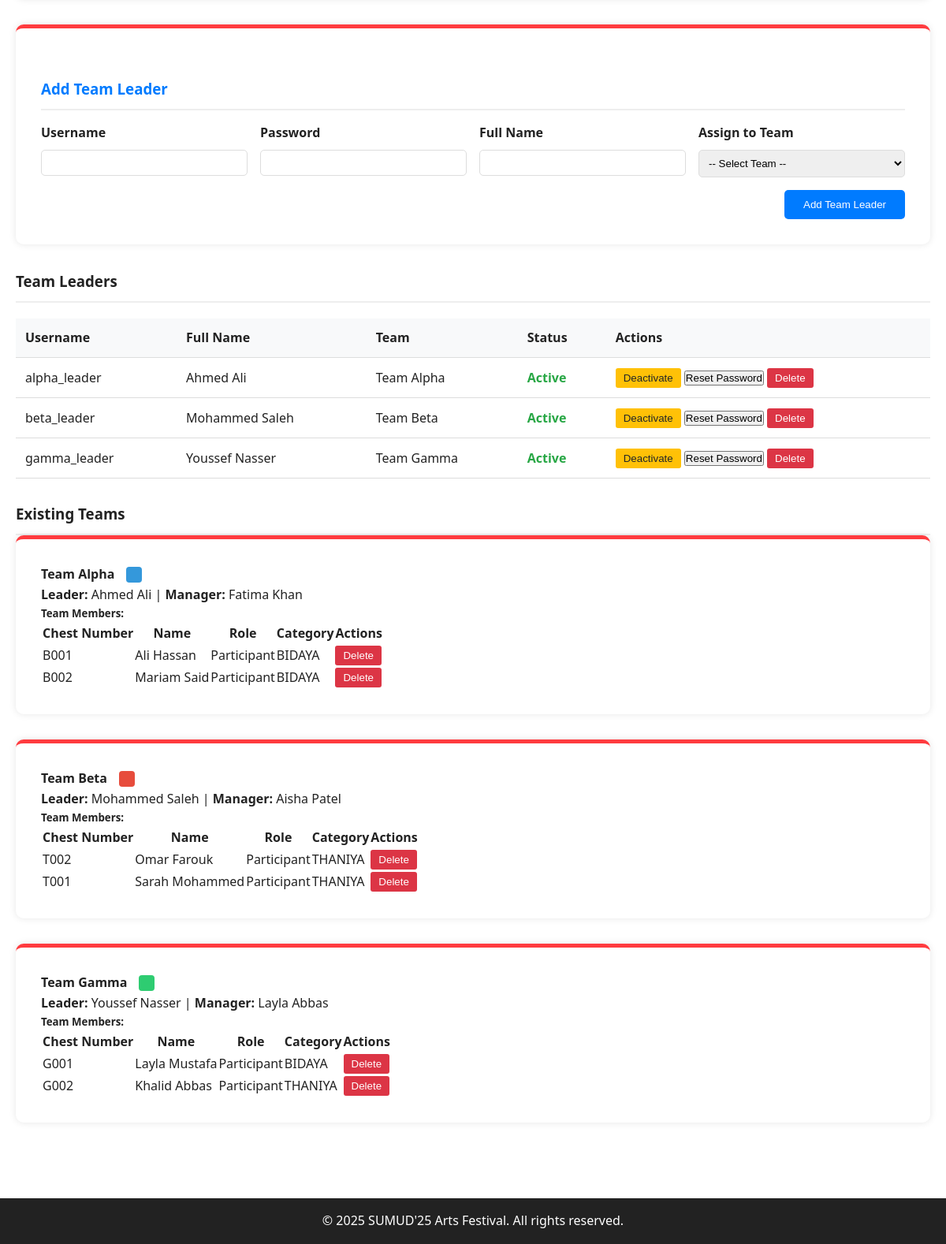
Before: /admin/teams.php (signed in, lower part) with the older database file.
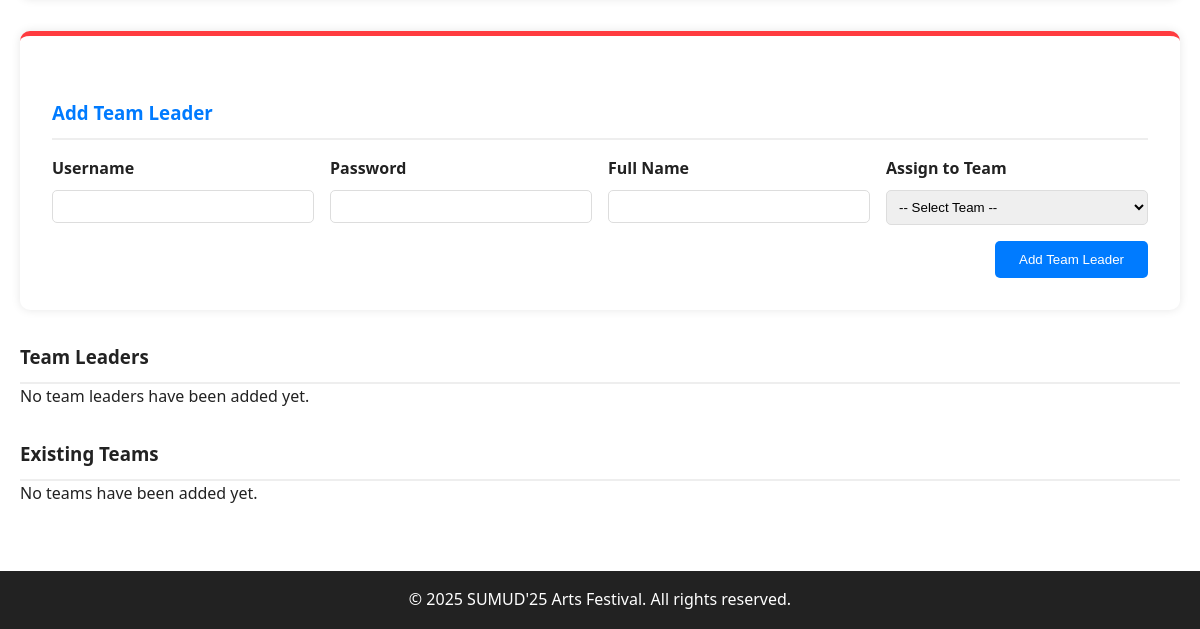
After: the same page with the newer database file.
### tables this page shows
CREATE TABLE IF NOT EXISTS team_leaders (
    id INT AUTO_INCREMENT PRIMARY KEY,
    username VARCHAR(50) UNIQUE NOT NULL,
    password_hash VARCHAR(255) NOT NULL,
    full_name VARCHAR(100),
    team_id INT,
    is_active BOOLEAN DEFAULT TRUE,
    photo_path VARCHAR(255),
    created_at TIMESTAMP DEFAULT CURRENT_TIMESTAMP,
    FOREIGN KEY (team_id) REFERENCES teams(id) ON DELETE SET NULL
);

CREATE TABLE IF NOT EXISTS teams (
    id INT AUTO_INCREMENT PRIMARY KEY,
    name VARCHAR(100) NOT NULL,
    category ENUM('BIDAYA', 'THANIYA') NOT NULL,
    teacher_name VARCHAR(100),
    contact_number VARCHAR(20),
    email VARCHAR(100),
    created_at TIMESTAMP DEFAULT CURRENT_TIMESTAMP
);

### admin/teams.php (the view, shortened to what the changed rows need)
<?php
include '../includes/config.php';
$stmt = $pdo->query("SELECT * FROM teams ORDER BY name");
$teams = $stmt->fetchAll();
$team_members = [];
foreach ($teams as $team) {
    $stmt = $pdo->prepare("SELECT * FROM team_members WHERE team_id = ? ORDER BY category, name");
    $stmt->execute([$team['id']]);
    $team_members[$team['id']] = $stmt->fetchAll();
}
$stmt = $pdo->query("SELECT tl.*, t.name as team_name FROM team_leaders tl LEFT JOIN teams t ON tl.team_id = t.id ORDER BY tl.team_id");
$team_leaders = $stmt->fetchAll();
?>
<!DOCTYPE html>
<html lang="en">
<head>
    <link rel="stylesheet" href="../css/styles.css">
</head>
<body>
    <main>
        <div class="container">
            <section>
                <h3 class="section-title">Team Leaders</h3>
                <?php if (count($team_leaders) > 0): ?>
                <table class="team-leaders-table">
                    <thead>
                        <tr>
                            <th>Username</th>
                            <th>Full Name</th>
                            <th>Team</th>
                            <th>Status</th>
                            <th>Actions</th>
                        </tr>
                    </thead>
                    <tbody>
                        <?php foreach ($team_leaders as $leader): ?>
                        <tr>
                            <td><?php echo htmlspecialchars($leader['username']); ?></td>
                            <td><?php echo htmlspecialchars($leader['full_name']); ?></td>
                            <td><?php echo htmlspecialchars($leader['team_name'] ?? 'Unassigned'); ?></td>
                            <td>
                                <span class="<?php echo $leader['is_active'] ? 'status-active' : 'status-inactive'; ?>">
                                    <?php echo $leader['is_active'] ? 'Active' : 'Inactive'; ?>
                                </span>
                            </td>
                            <td>
                                <form method="POST" style="display: inline;">
                                    <?php if ($leader['is_active']): ?>
                                        <button type="submit" class="deactivate-btn" onclick="return confirm('Are you sure you want to deactivate this team leader?')">Deactivate</button>
                                    <?php else: ?>
                                        <button type="submit" class="activate-btn" onclick="return confirm('Are you sure you want to activate this team leader?')">Activate</button>
                                    <?php endif; ?>
                                </form>
                                <button onclick="showPasswordForm(<?php echo $leader['id']; ?>)">Reset Password</button>
                                <button class="delete-btn" onclick="confirmDelete(<?php echo $leader['id']; ?>, 'leader')">Delete</button>
                            </td>
                        </tr>
                        <?php endforeach; ?>
                    </tbody>
                </table>
                <?php else: ?>
                <p>No team leaders have been added yet.</p>
                <?php endif; ?>
            </section>
            <section>
                <h3 class="section-title">Existing Teams</h3>
                <?php if (count($teams) > 0): ?>
                <?php foreach ($teams as $team): ?>
                <div class="admin-form" style="margin-bottom: 2rem;">
                    <div class="team-header">
                        <h4><?php echo htmlspecialchars($team['name']); ?></h4>
                        <div class="team-color-box" style="background-color: <?php echo htmlspecialchars($team['color']); ?>;"></div>
                    </div>
                    <p><strong>Leader:</strong> <?php echo htmlspecialchars($team['leader']); ?> |
                    <strong>Manager:</strong> <?php echo htmlspecialchars($team['manager']); ?></p>
                    <h5>Team Members:</h5>
                    <?php if (isset($team_members[$team['id']]) && count($team_members[$team['id']]) > 0): ?>
                    <table class="results-table">
                        <thead>
                            <tr>
                                <th>Chest Number</th>
                                <th>Name</th>
                                <th>Role</th>
                                <th>Category</th>
                                <th>Actions</th>
                            </tr>
                        </thead>
                        <tbody>
                            <?php foreach ($team_members[$team['id']] as $member): ?>
                            <tr>
                                <td><?php echo htmlspecialchars($member['chest_number']); ?></td>
                                <td><?php echo htmlspecialchars($member['name']); ?></td>
                                <td><?php echo htmlspecialchars($member['role']); ?></td>
                                <td><?php echo htmlspecialchars($member['category']); ?></td>
                                <td>
                                    <button class="delete-btn" onclick="confirmDelete(<?php echo $member['id']; ?>, 'member')">Delete</button>
                                </td>
                            </tr>
                            <?php endforeach; ?>
                        </tbody>
                    </table>
                    <?php else: ?>
                    <p>No members added to this team yet.</p>
                    <?php endif; ?>
                </div>
                <?php endforeach; ?>
                <?php else: ?>
                <p>No teams have been added yet.</p>
                <?php endif; ?>
            </section>
        </div>
    </main>
</body>
</html>

Changed rows visible on the page:
removed team_leaders: username "alpha_leader", full_name "Ahmed Ali", team.name "Team Alpha", is_active "Active"
removed team_leaders: username "beta_leader", full_name "Mohammed Saleh", team.name "Team Beta", is_active "Active"
removed team_leaders: username "gamma_leader", full_name "Youssef Nasser", team.name "Team Gamma", is_active "Active"
removed teams: name "Team Alpha", leader "Ahmed Ali", manager "Fatima Khan"
no longer on this page (row unchanged): team_members: chest_number "B001", name "Ali Hassan", role "Participant", category "BIDAYA", shown under "Team Alpha"
no longer on this page (row unchanged): team_members: chest_number "B002", name "Mariam Said", role "Participant", category "BIDAYA", shown under "Team Alpha"
removed teams: name "Team Beta", leader "Mohammed Saleh", manager "Aisha Patel"
no longer on this page (row unchanged): team_members: chest_number "T002", name "Omar Farouk", role "Participant", category "THANIYA", shown under "Team Beta"
no longer on this page (row unchanged): team_members: chest_number "T001", name "Sarah Mohammed", role "Participant", category "THANIYA", shown under "Team Beta"
removed teams: name "Team Gamma", leader "Youssef Nasser", manager "Layla Abbas"
no longer on this page (row unchanged): team_members: chest_number "G001", name "Layla Mustafa", role "Participant", category "BIDAYA", shown under "Team Gamma"
no longer on this page (row unchanged): team_members: chest_number "G002", name "Khalid Abbas", role "Participant", category "THANIYA", shown under "Team Gamma"
Other visible differences:
text no longer shown: "Username Full Name Team Status Actions"
text now shown: "No team leaders have been added yet. No teams have been added yet."
